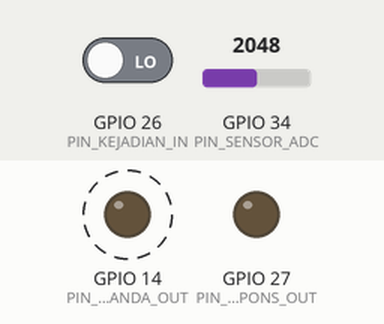
The sketch below on a simulated ESP32. On the bench: output pins drawn as LEDs (lit = HIGH). Dashed ring = blinking. The test bench sets the inputs (shaded band); at power-on: GPIO 26 (PIN_KEJADIAN_IN) LOW, GPIO 34 (PIN_SENSOR_ADC) = 2048 (analog values on the 0–4095 scale). WiFi joins after 1.5 s; servers stay silent unless stated; no MQTT or app messages arrive unless stated; what the sketch prints to the serial monitor is not drawn.

Above: at 2.7 s.
2.8 s: GPIO 26 (PIN_KEJADIAN_IN) driven HIGH
At 3.9 s:
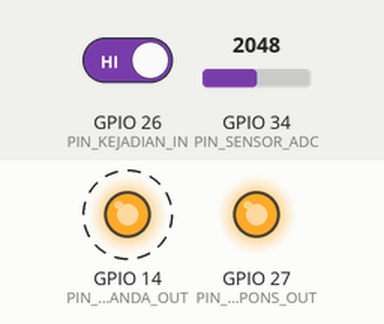
5.8 s: GPIO 26 (PIN_KEJADIAN_IN) driven LOW
At 8.2 s:
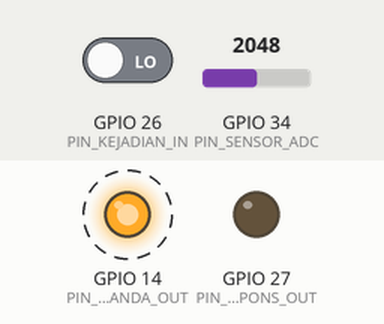
Timing chart, 0 to 14.8 s (numbered marks = the images above; inputs shaded):
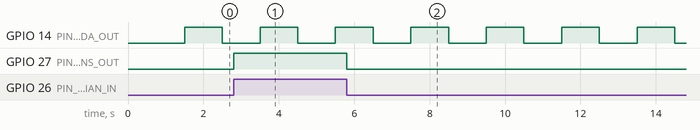

The sketch:

dut_C_freertos.ino
```cpp
/*
 * DESAIN C - MULTITASKING FreeRTOS
 * Tiga task terpisah, semuanya di core 1 (core yang sama dengan loop() pada desain A dan B):
 *   taskKejadian (prioritas 3) - menunggu notifikasi, lalu menjalankan cekKejadian()
 *   taskKirim    (prioritas 2) - tugas jaringan + laporan memori
 *   taskSensor   (prioritas 1) - pembacaan sensor periodik dengan vTaskDelayUntil()
 * ISR pada pin kejadian HANYA mengirim notifikasi (deferred interrupt handling);
 * pemrosesan respons tetap dilakukan di dalam task, bukan di ISR.
 * Konfigurasi skenario ada di umum.h.
 */
#include "umum.h"

static TaskHandle_t hKejadian = NULL;
static volatile int nilaiTerakhir = 0;

void IRAM_ATTR isrKejadian() {
  BaseType_t bangunkan = pdFALSE;
  vTaskNotifyGiveFromISR(hKejadian, &bangunkan);
  if (bangunkan) portYIELD_FROM_ISR();
}

void taskKejadian(void*) {
  for (;;) {
    ulTaskNotifyTake(pdTRUE, portMAX_DELAY);
    cekKejadian();
  }
}

void taskSensor(void*) {
  TickType_t terakhir = xTaskGetTickCount();
  for (;;) {
    nilaiTerakhir = bacaSensor();
    vTaskDelayUntil(&terakhir, pdMS_TO_TICKS(PERIODE_SENSOR_MS));
  }
}

void taskKirim(void*) {
  uint32_t tKirim = millis(), tLapor = millis();
  for (;;) {
    uint32_t sekarang = millis();
    if (sekarang - tKirim >= PERIODE_KIRIM_MS) { tKirim += PERIODE_KIRIM_MS; kirimMqtt(nilaiTerakhir); }
    jagaMqtt();
    if (sekarang - tLapor >= PERIODE_LAPOR_MS) { tLapor = sekarang; laporMemori(); }
    vTaskDelay(pdMS_TO_TICKS(10));
  }
}

void setup() {
  Serial.begin(115200);
  siapkanPin();
  siapkanJaringan();
  Serial.printf("# DUT DESAIN C (FreeRTOS), SKENARIO S%d\n", SKENARIO);

  xTaskCreatePinnedToCore(taskKejadian, "kejadian", 4096, NULL, 3, &hKejadian, 1);
  xTaskCreatePinnedToCore(taskKirim,    "kirim",    8192, NULL, 2, NULL, 1);
  xTaskCreatePinnedToCore(taskSensor,   "sensor",   4096, NULL, 1, NULL, 1);

  attachInterrupt(digitalPinToInterrupt(PIN_KEJADIAN_IN), isrKejadian, CHANGE);
}

void loop() {
  vTaskDelete(NULL);   // loop() Arduino tidak dipakai pada desain ini
}
```

umum.h
```cpp
/*
 * umum.h - KONFIGURASI DAN FUNGSI BERSAMA UNTUK KETIGA DESAIN DUT.
 * File ini HARUS IDENTIK di folder dut_A_blocking, dut_B_nonblocking, dan dut_C_freertos.
 * Setelah mengubah satu salinan, salin ulang ke dua folder lainnya.
 */
#pragma once
#include <Arduino.h>
#include <WiFi.h>
#include <PubSubClient.h>   // Library Manager: "PubSubClient" oleh Nick O'Leary

// ===================== PILIH SKENARIO SEBELUM UPLOAD =====================
#define SKENARIO 2         // 1 = S1, 2 = S2, 3 = S3  (lihat Tabel 2 artikel)
// =========================================================================

// ---- Jaringan (diisi sesuai Wi-Fi dan alamat IP laptop yang menjalankan Mosquitto) ----
const char*    WIFI_SSID  = "YOUR_SSID";
const char*    WIFI_PASS  = "YOUR_PASSWORD";
const char*    MQTT_HOST  = "YOUR_BROKER_IP";   // IP laptop (cek dengan ipconfig / ip addr)
const uint16_t MQTT_PORT  = 1883;
const char*    MQTT_TOPIK = "joti/dut/sensor";

#if SKENARIO == 1
const bool     JARINGAN_AKTIF    = false;
const uint32_t PERIODE_SENSOR_MS = 1000;
#elif SKENARIO == 2
const bool     JARINGAN_AKTIF    = true;
const uint32_t PERIODE_SENSOR_MS = 1000;
#elif SKENARIO == 3
const bool     JARINGAN_AKTIF    = true;
const uint32_t PERIODE_SENSOR_MS = 100;
#else
#error "SKENARIO harus 1, 2, atau 3"
#endif
const uint32_t PERIODE_KIRIM_MS  = 5000;      // tugas jaringan
const uint32_t PERIODE_LAPOR_MS  = 30000;     // laporan memori ke Serial

// ---- Pin DUT ----
const int PIN_KEJADIAN_IN  = 26;   // dari penguji GPIO25
const int PIN_RESPONS_OUT  = 27;   // ke penguji GPIO33
const int PIN_PENANDA_OUT  = 14;   // ke penguji GPIO35 (berubah tiap pembacaan sensor)
const int PIN_SENSOR_ADC   = 34;   // potensiometer / LDR (ADC1, aman dipakai bersama Wi-Fi)
const int JUMLAH_SAMPEL    = 32;   // pembacaan ADC dirata-rata

WiFiClient   klienWifi;
PubSubClient mqtt(klienWifi);

static bool statusPenanda = false;
static bool sudahRespons  = false;

void siapkanPin() {
  pinMode(PIN_KEJADIAN_IN, INPUT_PULLDOWN);
  pinMode(PIN_RESPONS_OUT, OUTPUT);
  digitalWrite(PIN_RESPONS_OUT, LOW);
  pinMode(PIN_PENANDA_OUT, OUTPUT);
  digitalWrite(PIN_PENANDA_OUT, LOW);
  analogReadResolution(12);
}

void siapkanJaringan() {
  if (!JARINGAN_AKTIF) {
    WiFi.mode(WIFI_OFF);
    return;
  }
  WiFi.mode(WIFI_STA);
  WiFi.setSleep(false);              // hemat daya Wi-Fi dimatikan agar kondisi sama di semua desain
  WiFi.begin(WIFI_SSID, WIFI_PASS);
  Serial.print("# Menghubungkan Wi-Fi");
  while (WiFi.status() != WL_CONNECTED) { delay(250); Serial.print("."); }
  Serial.printf("\n# Wi-Fi OK, IP DUT: %s\n", WiFi.localIP().toString().c_str());
  mqtt.setServer(MQTT_HOST, MQTT_PORT);
}

// Tugas periodik: membaca sensor. Pin penanda dibalik di AWAL pembacaan,
// sehingga penguji dapat mengukur selang antar-eksekusi (jitter).
int bacaSensor() {
  statusPenanda = !statusPenanda;
  digitalWrite(PIN_PENANDA_OUT, statusPenanda);
  uint32_t jumlah = 0;
  for (int k = 0; k < JUMLAH_SAMPEL; k++) jumlah += analogRead(PIN_SENSOR_ADC);
  return (int)(jumlah / JUMLAH_SAMPEL);
}

// Tugas jaringan: kirim nilai ke broker MQTT (menyambung ulang bila terputus).
void kirimMqtt(int nilai) {
  if (!JARINGAN_AKTIF) return;
  if (!mqtt.connected()) {
    mqtt.connect("joti-dut-esp32");
  }
  char pesan[48];
  snprintf(pesan, sizeof(pesan), "{\"t\":%lu,\"nilai\":%d}", millis(), nilai);
  mqtt.publish(MQTT_TOPIK, pesan);
}

void jagaMqtt() {
  if (JARINGAN_AKTIF) mqtt.loop();
}

// Tugas kejadian: respons = keluaran HIGH ketika masukan HIGH terdeteksi,
// kembali LOW setelah masukan terlihat LOW lagi.
void cekKejadian() {
  bool masuk = digitalRead(PIN_KEJADIAN_IN);
  if (masuk && !sudahRespons) {
    digitalWrite(PIN_RESPONS_OUT, HIGH);
    sudahRespons = true;
  } else if (!masuk && sudahRespons) {
    digitalWrite(PIN_RESPONS_OUT, LOW);
    sudahRespons = false;
  }
}

// Laporan memori: R,millis,sisa_heap,sisa_heap_minimum
void laporMemori() {
  Serial.printf("R,%lu,%u,%u\n", millis(), ESP.getFreeHeap(), ESP.getMinFreeHeap());
}
```

Measured:
- after the input at 2.8 s, GPIO 27 (PIN_RESPONS_OUT): LOW → HIGH at once
- after the input at 5.8 s, GPIO 27 (PIN_RESPONS_OUT): HIGH → LOW at once
- by itself, GPIO 14 (PIN_PENANDA_OUT): alternates HIGH for 1.0 s and LOW for 1.0 s
